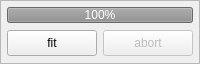
         <widget class="QFrame" name="vert_action">
          <property name="sizePolicy">
           <sizepolicy hsizetype="Preferred" vsizetype="Maximum">
            <horstretch>0</horstretch>
            <verstretch>0</verstretch>
           </sizepolicy>
          </property>
          <property name="minimumSize">
           <size>
            <width>0</width>
            <height>64</height>
           </size>
          </property>
          <property name="maximumSize">
           <size>
            <width>16777215</width>
            <height>64</height>
           </size>
          </property>
          <property name="frameShape">
           <enum>QFrame::StyledPanel</enum>
          </property>
          <layout class="QVBoxLayout" name="vert_action_layout">
           <property name="leftMargin">
            <number>6</number>
           </property>
           <property name="topMargin">
            <number>6</number>
           </property>
           <property name="rightMargin">
            <number>6</number>
           </property>
           <property name="bottomMargin">
            <number>6</number>
           </property>
           <item>
            <widget class="QProgressBar" name="progress_fit">
             <property name="enabled">
              <bool>false</bool>
             </property>
             <property name="maximumSize">
              <size>
               <width>16777215</width>
               <height>16</height>
              </size>
             </property>
             <property name="value">
              <number>100</number>
             </property>
            </widget>
           </item>
           <item>
            <widget class="QWidget" name="hor_fit" native="true">
             <property name="minimumSize">
              <size>
               <width>0</width>
               <height>26</height>
              </size>
             </property>
             <layout class="QHBoxLayout" name="hor_fit_layout" stretch="1,1">
              <property name="leftMargin">
               <number>0</number>
              </property>
              <property name="topMargin">
               <number>0</number>
              </property>
              <property name="rightMargin">
               <number>0</number>
              </property>
              <property name="bottomMargin">
               <number>0</number>
              </property>
              <item>
               <widget class="QPushButton" name="b_fit">
                <property name="minimumSize">
                 <size>
                  <width>0</width>
                  <height>26</height>
                 </size>
                </property>
                <property name="maximumSize">
                 <size>
                  <width>16777215</width>
                  <height>26</height>
                 </size>
                </property>
                <property name="toolTip">
                 <string>Start the fit with the selected model and fit options.</string>
                </property>
                <property name="text">
                 <string>fit</string>
                </property>
               </widget>
              </item>
              <item>
               <widget class="QPushButton" name="b_abort">
                <property name="enabled">
                 <bool>false</bool>
                </property>
                <property name="minimumSize">
                 <size>
                  <width>0</width>
                  <height>26</height>
                 </size>
                </property>
                <property name="maximumSize">
                 <size>
                  <width>16777215</width>
                  <height>26</height>
                 </size>
                </property>
                <property name="text">
                 <string>abort</string>
                </property>
               </widget>
              </item>
             </layout>
            </widget>
           </item>
          </layout>
         </widget>
